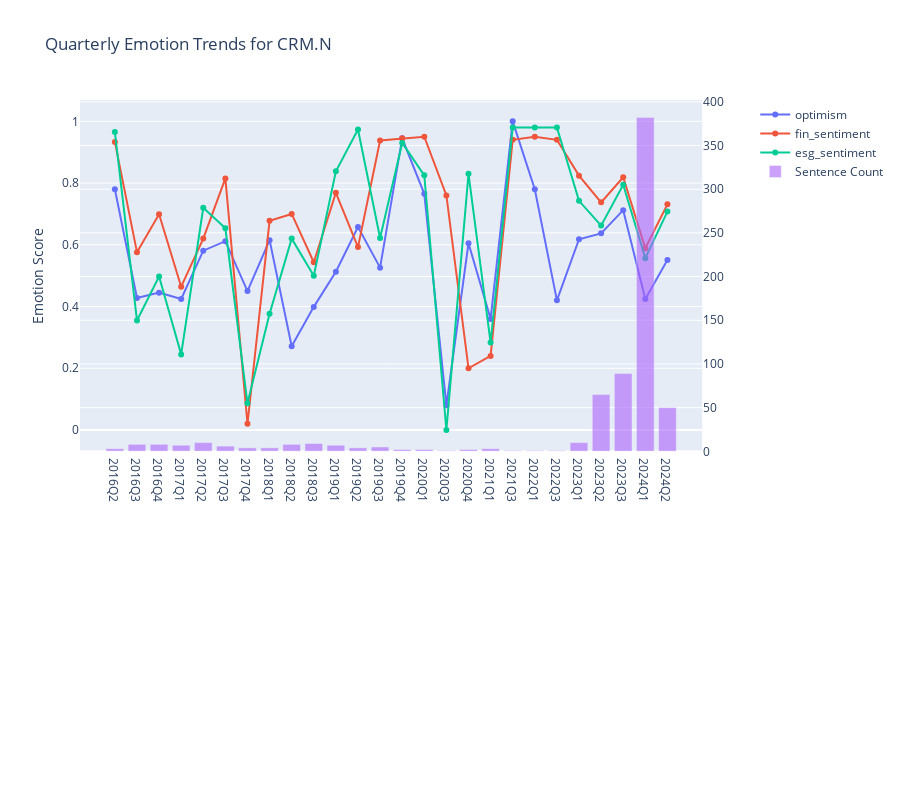

Notebook cell for this chart:
### Markdown cell above
According to the graph, Salesforce (CRM.N) has the most AI mentions during 2024Q1, however, it is not the most optimistic company around AI amongst the top 10. Below we demonstrate also how the nmber of mentions, emotions and sentiments changed over time for Salesforce. Please note, that the metrics can be updated if interested in the trends of the rest of the emotions, sentiments and the companies.

### Code cell
company = 'CRM.N'
data  = events_by_company[events_by_company['Instrument'] == company]
metrics = [       
    'emotions.optimism',
    'analysis.fin_sentiment','analysis.esg_sentiment'
    ]

plot_metric_and_sentence_trends(data, metrics, name = company)

### Figure 1 — Plotly figure (JSON) as saved in the notebook; plotly's stock layout.template omitted (floating-point values rounded to 4 significant figures)
{"data": [{"mode": "lines+markers", "name": "optimism", "type": "scatter", "x": ["2016Q2", "2016Q3", "2016Q4", "2017Q1", "2017Q2", "2017Q3", "2017Q4", "2018Q1", "2018Q2", "2018Q3", "2019Q1", "2019Q2", "2019Q3", "2019Q4", "2020Q1", "2020Q3", "2020Q4", "2021Q1", "2021Q3", "2022Q1", "2022Q3", "2023Q1", "2023Q2", "2023Q3", "2024Q1", "2024Q2"], "xaxis": "x", "y": [0.78, 0.4275, 0.445, 0.4243, 0.581, 0.6117, 0.45, 0.615, 0.2712, 0.3989, 0.5129, 0.6575, 0.526, 0.945, 0.765, 0.08, 0.605, 0.36, 1, 0.78, 0.42, 0.618, 0.637, 0.7122, 0.4243, 0.5506], "yaxis": "y"}, {"mode": "lines+markers", "name": "fin_sentiment", "type": "scatter", "x": ["2016Q2", "2016Q3", "2016Q4", "2017Q1", "2017Q2", "2017Q3", "2017Q4", "2018Q1", "2018Q2", "2018Q3", "2019Q1", "2019Q2", "2019Q3", "2019Q4", "2020Q1", "2020Q3", "2020Q4", "2021Q1", "2021Q3", "2022Q1", "2022Q3", "2023Q1", "2023Q2", "2023Q3", "2024Q1", "2024Q2"], "xaxis": "x", "y": [0.9333, 0.5762, 0.6987, 0.4643, 0.62, 0.815, 0.02, 0.6775, 0.7, 0.5433, 0.7686, 0.5925, 0.938, 0.945, 0.95, 0.76, 0.2, 0.24, 0.94, 0.95, 0.94, 0.824, 0.7375, 0.8189, 0.589, 0.731], "yaxis": "y"}, {"mode": "lines+markers", "name": "esg_sentiment", "type": "scatter", "x": ["2016Q2", "2016Q3", "2016Q4", "2017Q1", "2017Q2", "2017Q3", "2017Q4", "2018Q1", "2018Q2", "2018Q3", "2019Q1", "2019Q2", "2019Q3", "2019Q4", "2020Q1", "2020Q3", "2020Q4", "2021Q1", "2021Q3", "2022Q1", "2022Q3", "2023Q1", "2023Q2", "2023Q3", "2024Q1", "2024Q2"], "xaxis": "x", "y": [0.965, 0.355, 0.4975, 0.245, 0.72, 0.6533, 0.08667, 0.3767, 0.62, 0.5, 0.838, 0.9733, 0.622, 0.93, 0.825, 0, 0.83, 0.2833, 0.98, 0.98, 0.98, 0.7425, 0.6621, 0.7948, 0.5567, 0.7075], "yaxis": "y"}, {"name": "Sentence Count", "opacity": 0.6, "type": "bar", "x": ["2016Q2", "2016Q3", "2016Q4", "2017Q1", "2017Q2", "2017Q3", "2017Q4", "2018Q1", "2018Q2", "2018Q3", "2019Q1", "2019Q2", "2019Q3", "2019Q4", "2020Q1", "2020Q3", "2020Q4", "2021Q1", "2021Q3", "2022Q1", "2022Q3", "2023Q1", "2023Q2", "2023Q3", "2024Q1", "2024Q2"], "xaxis": "x", "y": [3, 8, 8, 7, 10, 6, 4, 4, 8, 9, 7, 4, 5, 2, 2, 1, 2, 3, 1, 1, 1, 10, 65, 89, 382, 50], "yaxis": "y2"}], "layout": {"height": 800, "title": {"text": "Quarterly Emotion Trends for CRM.N"}, "xaxis": {"anchor": "y", "domain": [0, 0.94]}, "xaxis2": {"anchor": "y3", "domain": [0, 0.94]}, "yaxis": {"anchor": "x", "domain": [0.4333, 1], "title": {"text": "Emotion Score"}}, "yaxis2": {"anchor": "x", "overlaying": "y", "side": "right"}, "yaxis3": {"anchor": "x2", "domain": [0, 0.2833]}}}
